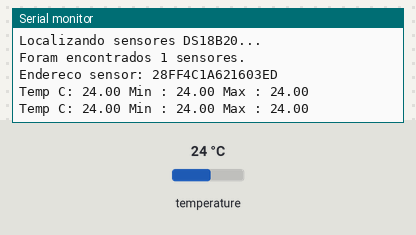
Bench run of a sketch on a simulated ESP8266 (NodeMCU). On the bench: the last lines printed to the serial monitor. The test bench sets the inputs (shaded band); at power-on: temperature 24 °C.

Above: at 2.3 s.
2.4 s: temperature set to 12 °C
At 2.4 s:
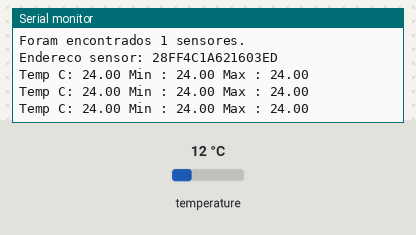
3.9 s: temperature set to 19 °C
At 4.5 s:
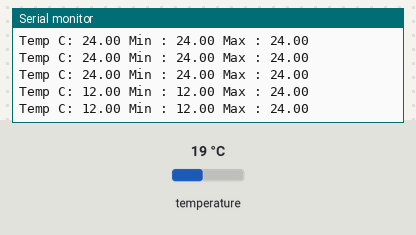
Timing chart, 0 to 6.9 s (numbered marks = the images above; inputs shaded):
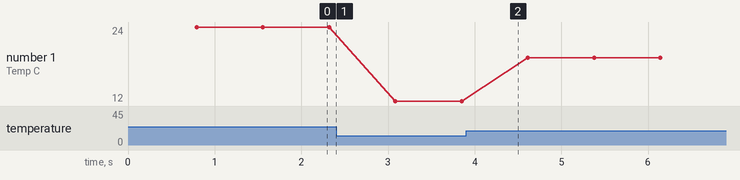

The sketch:

apenastermomotro.ino
```cpp
#include <ESP8266WiFi.h>
#include <OneWire.h>
#include <DallasTemperature.h>

// Porta do pino de sinal do DS18B20 - PINO D4
#define ONE_WIRE_BUS D4

// Define uma instancia do oneWire para comunicacao com o sensor
OneWire oneWire(ONE_WIRE_BUS);

DallasTemperature sensors(&oneWire);
DeviceAddress sensor1;

// Armazena temperaturas minima e maxima
float tempMin = 999;
float tempMax = 0;
float temp; // Variavel que armazena a temperatura
float umidade; // Variavel que armazena a umidade
float tempC;


void mostra_endereco_sensor(DeviceAddress deviceAddress)
{
  for (uint8_t i = 0; i < 8; i++)
  {
    // Adiciona zeros se necessário
    if (deviceAddress[i] < 16) Serial.print("0");
    Serial.print(deviceAddress[i], HEX);
  }
}


void setup() {
  // put your setup code here, to run once:

  Serial.begin (115200); //configuração da UART


    sensors.begin();


      // Localiza e mostra enderecos dos sensores
  Serial.println("Localizando sensores DS18B20...");
  Serial.print("Foram encontrados ");
  Serial.print(sensors.getDeviceCount(), DEC);
  Serial.println(" sensores.");
  if (!sensors.getAddress(sensor1, 0))
     Serial.println("Sensores nao encontrados !");
  // Mostra o endereco do sensor encontrado no barramento
  Serial.print("Endereco sensor: ");
  mostra_endereco_sensor(sensor1);
  Serial.println();
  Serial.println();


}

void loop() {
  // put your main code here, to run repeatedly:

// Le a informacao do sensor
//-------------------------------------------------------------------------
  sensors.requestTemperatures();
  tempC = sensors.getTempCByIndex(0);
  // Atualiza temperaturas minima e maxima
  if (tempC < tempMin)
  {
    tempMin = tempC;
  }
  if (tempC > tempMax)
  {
    tempMax = tempC;
  }
  // Mostra dados no serial monitor
  Serial.print("Temp C: ");
  Serial.print(tempC);
  Serial.print(" Min : ");
  Serial.print(tempMin);
  Serial.print(" Max : ");
  Serial.println(tempMax);

}
```

Measured:
- plotted number 1: 24 → 12 after the input at 2.4 s, 12 → 19 after the input at 3.9 s
